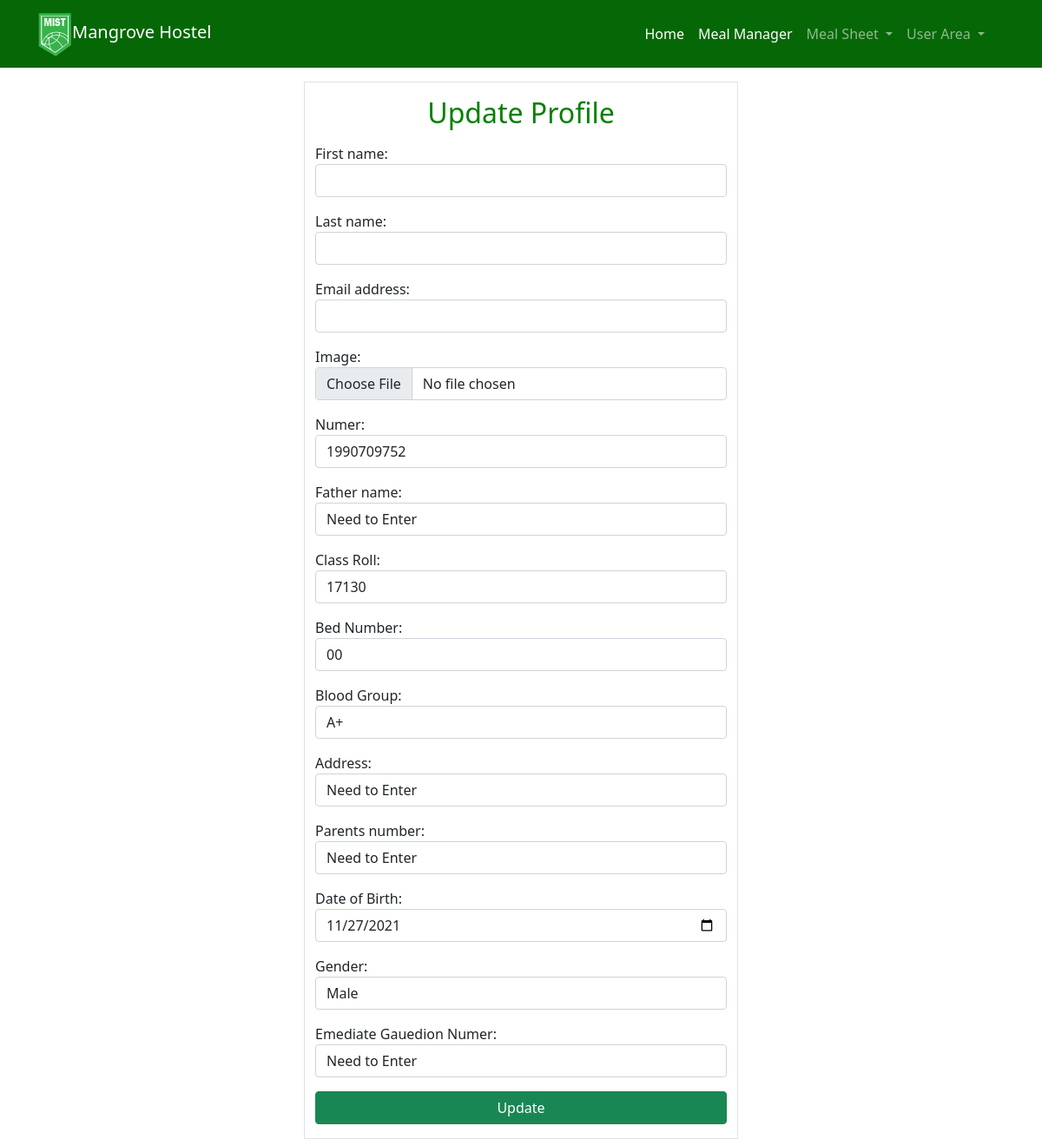
The page /updateprofile (signed in) on the database its author committed.
### mist/models.py (models this page shows, shortened)
class ProfilUpdate(models.Model):
    user=models.OneToOneField(User,on_delete=models.CASCADE,primary_key=True)
    StudentName=CharField(max_length=100,default='')
    Hostel=models.CharField(max_length=13,default=1)
    Image=models.ImageField(upload_to="static/profile/pic/",default="static/profile/avatar.png")
    Numer=models.IntegerField(default=+880)
    Room_Number=models.CharField(max_length=10,default="00")
    Father_name=models.CharField(max_length=50,default="Need to Enter")
    Father_profession=models.CharField(max_length=100,default="Need to Enter")
    Class_Roll=models.CharField(max_length=50,default="Need to Enter",unique=True)
    Bed_Number=models.CharField(max_length=10,default="00")
    selectblord=(
        ('A+','A+'),
        ('A-','A-'),
        ('B+','B+'),
        ('B-','B-'),
        ('AB-','AB-'),
        ('AB+','AB+'),
        ('O+','O+'),
        ('O-','O-'),
        )
    Blood_Group=models.CharField(max_length=5,choices=selectblord,default="+-")
    Address=models.CharField(max_length=300,default="Need to Enter")
    Parents_number=models.CharField(max_length=15,default="Need to Enter")
    Date_of_Birth=models.CharField(max_length=30,default="Need to Enter")
    selectgender=(
        ('male','Male'),
        ('female','Female')
        )
    Gender=models.CharField(max_length=10,choices=selectgender,default="Male")
    Emediate_Gauedion_Numer=models.CharField(max_length=15,default="Need to Enter")
    MealBill=CharField(max_length=10,default="000")
    permission=models.BooleanField(default=False)

### mist/views.py (the view)
# urls.py: path('updateprofile',views.updateprofile,name="updateprofile" ),
def updateprofile(request):
    if request.user.is_authenticated:
        if request.method=="POST":
            ufrom=UserForm(request.POST,instance=request.user)
            pfrom=ProForm(request.POST,request.FILES,instance=request.user.profilupdate)
            if ufrom.is_valid() and pfrom.is_valid():
                ufrom.save()
                pfrom.save()
                return render(request,"profile.html",{"error":"Profile Update successfully"})
        else:
            ufrom=UserForm(instance= request.user)
            pfrom=ProForm(instance= request.user.profilupdate)
            return render(request,"updateprofile.html",{"userfrom":ufrom,"profrom":pfrom})
    else:
        return redirect(login)

### mist/form.py
class UserForm(forms.ModelForm):
    class Meta:
        model=User
        fields=["first_name","last_name","email"]
        widgets={
            "first_name":forms.TextInput(attrs={"class":"form-control col-lg-3"}),
            "last_name":forms.TextInput(attrs={"class":"form-control col-lg-3"}),
            "email":forms.TextInput(attrs={"class":"form-control col-lg-3"}),
        }

class ProForm(forms.ModelForm):
    class Meta:
        model=ProfilUpdate
        fields=["Image","Numer","Father_name","Class_Roll","Bed_Number","Blood_Group","Address","Parents_number","Date_of_Birth","Gender","Emediate_Gauedion_Numer"]
        widgets={
            "Image":forms.FileInput(attrs={"class":"form-control"}),
            "Numer":forms.TextInput(attrs={"class":"form-control"}),
            "Father_name":forms.TextInput(attrs={"class":"form-control"}),
            "Class_Roll":forms.TextInput(attrs={"class":"form-control"}),
            "Bed_Number":forms.TextInput(attrs={"class":"form-control"}),
            "Blood_Group":forms.Select(attrs={"class":"form-control"}),
            "Address":forms.TextInput(attrs={"class":"form-control"}),
            "Parents_number":forms.TextInput(attrs={"class":"form-control"}),
            "Date_of_Birth":forms.DateInput(attrs={'class':'form-control', 'type':'date'}),
            "Gender":forms.Select(attrs={"class":"form-control"}),
            "Emediate_Gauedion_Numer":forms.TextInput(attrs={"class":"form-control"}),
        }

### mist/templates/updateprofile.html (shortened to what this page needs)
{% extends 'base.html' %}
{% load static %}
{% block head %}
<link rel="stylesheet" type="text/css" href="{% static 'style.css' %}">
{% endblock  %}
{% block body %}
<div class="container col-lg-5 mt-3 pb-3 border border-#999 fcolor">
	<h1 class="h2 mt-3 mb-3 fcolor" align="center" style="color:green;">Update Profile</h1>
	<form method="post" enctype="multipart/form-data">
		{{userfrom.as_p}}
        {{profrom.as_p}}
		<button type="submit" class="btn btn-success w-100">Update</button>
	</form>
</div>
{% endblock  %}

### rows shown on the page
ProfilUpdate: Numer "1990709752", Father_name "Need to Enter", Class_Roll "17130", Bed_Number "00", Blood_Group "A+", Address "Need to Enter", Parents_number "Need to Enter", Date_of_Birth "11/27/2021", Gender "Male", Emediate_Gauedion_Numer "Need to Enter"
